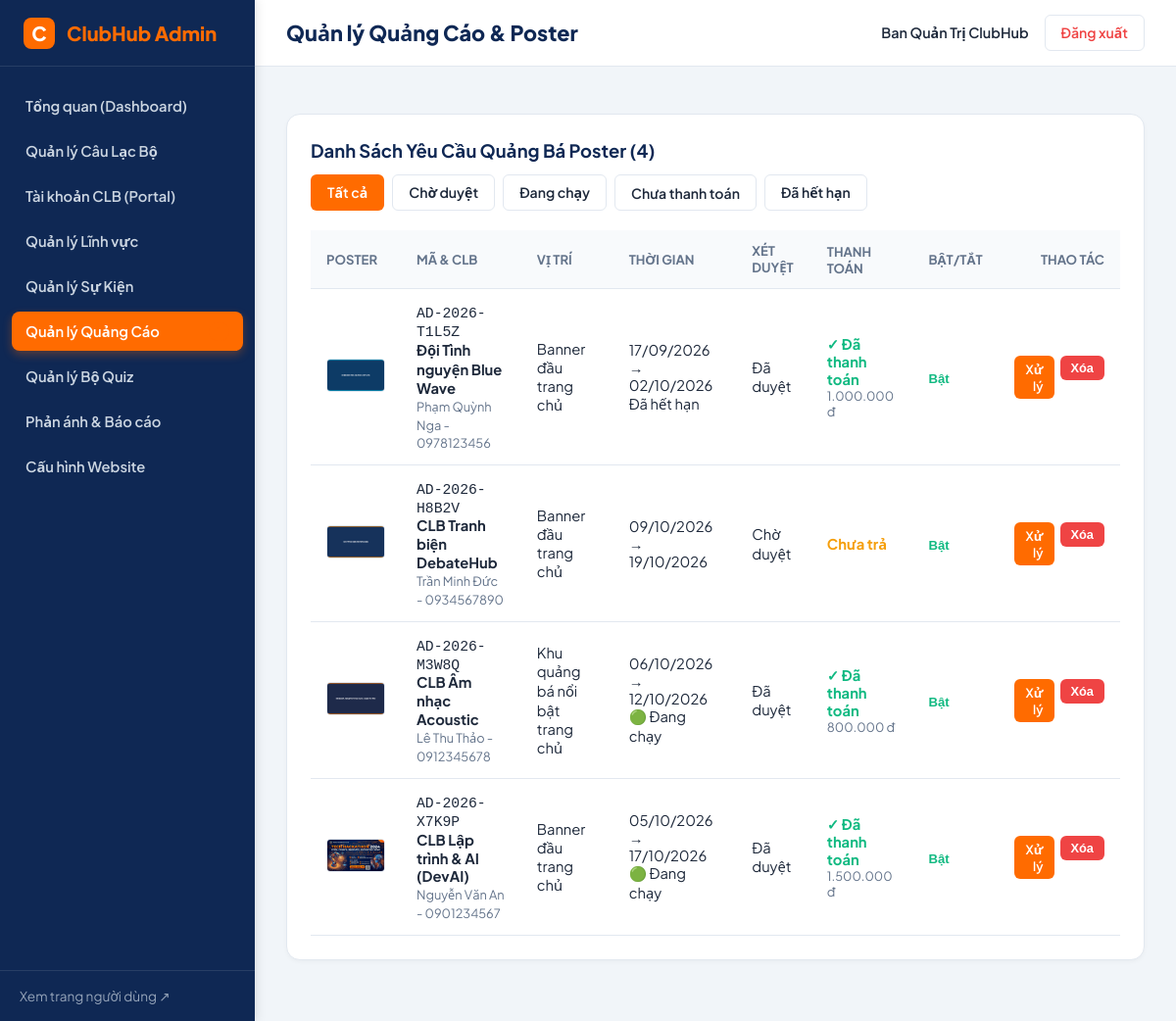
The app's page /admin/ads.php (signed in) with its own data.
### tables this page shows
CREATE TABLE IF NOT EXISTS `ad_requests` (
  `id` INT AUTO_INCREMENT PRIMARY KEY,
  `tracking_code` VARCHAR(30) NOT NULL UNIQUE,
  `club_name` VARCHAR(150) NOT NULL,
  `contact_name` VARCHAR(100) NOT NULL,
  `email` VARCHAR(100) NOT NULL,
  `phone` VARCHAR(30) NOT NULL,
  `poster_image` VARCHAR(255) NOT NULL,
  `destination_url` VARCHAR(500) NOT NULL,
  `placement_code` VARCHAR(50) NOT NULL,
  `start_date` DATE NOT NULL,
  `end_date` DATE NOT NULL,
  `notes` TEXT DEFAULT NULL,
  `consent_agreed` TINYINT(1) NOT NULL DEFAULT 1,
  `quote_amount` DECIMAL(12, 0) DEFAULT 0,
  `payment_status` ENUM('unpaid', 'paid', 'refunded') NOT NULL DEFAULT 'unpaid',
  `approval_status` ENUM('pending', 'approved', 'rejected') NOT NULL DEFAULT 'pending',
  `admin_notes` TEXT DEFAULT NULL,
  `is_enabled` TINYINT(1) NOT NULL DEFAULT 1,
  `created_at` DATETIME NOT NULL DEFAULT CURRENT_TIMESTAMP,
  `updated_at` DATETIME NOT NULL DEFAULT CURRENT_TIMESTAMP ON UPDATE CURRENT_TIMESTAMP,
  CONSTRAINT `fk_ads_placement` FOREIGN KEY (`placement_code`) REFERENCES `ad_placements` (`code`) ON DELETE RESTRICT ON UPDATE CASCADE,
  INDEX `idx_ads_active_display` (`approval_status`, `payment_status`, `is_enabled`, `start_date`, `end_date`)
);

CREATE TABLE IF NOT EXISTS `ad_placements` (
  `code` VARCHAR(50) PRIMARY KEY,
  `name` VARCHAR(100) NOT NULL,
  `description` VARCHAR(255) DEFAULT NULL,
  `max_slots` INT NOT NULL DEFAULT 3 COMMENT 'Số lượng banner hiển thị luân phiên tối đa',
  `price_per_day` DECIMAL(12, 0) NOT NULL DEFAULT 0,
  `is_active` TINYINT(1) NOT NULL DEFAULT 1
);

### includes/functions.php (called while the page is built, shortened)
<?php
function e(?string $string): string {
    return htmlspecialchars((string)$string, ENT_QUOTES, 'UTF-8');
}
function url(string $path = ''): string {
    $path = ltrim($path, '/');
    return BASE_URL . ($path !== '' ? '/' . $path : '');
}
function upload_url(?string $path, string $default_placeholder = ''): string {
    return url(ltrim($path, '/'));
}
function format_date_vn(?string $date_string, bool $include_time = false): string {
    try {
        $date = new DateTime($date_string);
        return $include_time ? $date->format('H:i, d/m/Y') : $date->format('d/m/Y');
    } catch (Exception $e) {
        return $date_string;
    }
}
function format_money_vn($amount): string {
    return number_format((float)$amount, 0, ',', '.') . ' đ';
}

### admin/ads.php (the view, shortened to what this page needs)
<?php
require_once __DIR__ . '/../includes/functions.php';
$db = get_db_connection();
$filter_status = $_GET['status'] ?? 'all';
$where = ["1=1"];
$where_sql = implode(" AND ", $where);
$all_requests = $db->query("
    SELECT r.*, p.name as placement_name, p.max_slots
    FROM ad_requests r
    JOIN ad_placements p ON r.placement_code = p.code
    WHERE {$where_sql}
    ORDER BY r.id DESC
")->fetchAll();
include __DIR__ . '/includes/admin_header.php';
?>
<div class="admin-card">
  <div class="admin-card-header">
    <h2 class="admin-card-title">Danh Sách Yêu Cầu Quảng Bá Poster (<?= count($all_requests) ?>)</h2>
    <div style="display: flex; gap: 8px; flex-wrap: wrap;">
      <a href="<?= url('admin/ads.php?status=all') ?>" class="btn-admin <?= $filter_status === 'all' ? 'btn-admin-primary' : 'btn-admin-outline' ?>">Tất cả</a>
      <a href="<?= url('admin/ads.php?status=pending') ?>" class="btn-admin <?= $filter_status === 'pending' ? 'btn-admin-primary' : 'btn-admin-outline' ?>">Chờ duyệt</a>
      <a href="<?= url('admin/ads.php?status=running') ?>" class="btn-admin <?= $filter_status === 'running' ? 'btn-admin-primary' : 'btn-admin-outline' ?>">Đang chạy</a>
      <a href="<?= url('admin/ads.php?status=unpaid') ?>" class="btn-admin <?= $filter_status === 'unpaid' ? 'btn-admin-primary' : 'btn-admin-outline' ?>">Chưa thanh toán</a>
      <a href="<?= url('admin/ads.php?status=expired') ?>" class="btn-admin <?= $filter_status === 'expired' ? 'btn-admin-primary' : 'btn-admin-outline' ?>">Đã hết hạn</a>
    </div>
  </div>
  <?php if (!empty($all_requests)): ?>
    <table class="admin-table">
      <thead>
        <tr>
          <th>Poster</th>
          <th>Mã & CLB</th>
          <th>Vị trí</th>
          <th>Thời gian</th>
          <th>Xét duyệt</th>
          <th>Thanh toán</th>
          <th>Bật/Tắt</th>
          <th style="text-align: right;">Thao tác</th>
        </tr>
      </thead>
      <tbody>
        <?php foreach ($all_requests as $ad): ?>
          <?php
            $today = date('Y-m-d');
            $is_running = ($ad['approval_status'] === 'approved' && $ad['payment_status'] === 'paid' && $ad['is_enabled'] == 1 && $ad['start_date'] <= $today && $ad['end_date'] >= $today);
            $is_expired = ($ad['end_date'] < $today);
          ?>
          <tr>
            <td style="width: 70px;">
              <img src="<?= upload_url($ad['poster_image']) ?>" alt="" style="width: 60px; height: 34px; object-fit: cover; border-radius: 4px; border: 1px solid var(--admin-border);">
            </td>
            <td>
              <code><?= e($ad['tracking_code']) ?></code><br>
              <strong><?= e($ad['club_name']) ?></strong><br>
              <span style="font-size: 0.8rem; color: var(--admin-text-muted);"><?= e($ad['contact_name']) ?> - <?= e($ad['phone']) ?></span>
            </td>
            <td>
              <?= e($ad['placement_name']) ?>
            </td>
            <td>
              <?= format_date_vn($ad['start_date']) ?> &rarr; <?= format_date_vn($ad['end_date']) ?><br>
              <?php if ($is_running): ?>
                <span class="badge badge-open">🟢 Đang chạy</span>
              <?php elseif ($is_expired): ?>
                <span class="badge badge-closed">Đã hết hạn</span>
              <?php endif; ?>
            </td>
            <td>
              <?php if ($ad['approval_status'] === 'approved'): ?>
                <span class="badge badge-open">Đã duyệt</span>
              <?php elseif ($ad['approval_status'] === 'rejected'): ?>
                <span class="badge badge-closed">Từ chối</span>
              <?php else: ?>
                <span class="badge badge-upcoming">Chờ duyệt</span>
              <?php endif; ?>
            </td>
            <td>
              <?php if ($ad['payment_status'] === 'paid'): ?>
                <span style="color: var(--admin-success); font-weight: 700;">✓ Đã thanh toán</span>
              <?php elseif ($ad['payment_status'] === 'refunded'): ?>
                <span style="color: var(--admin-text-muted);">Đã hoàn tiền</span>
              <?php else: ?>
                <span style="color: var(--admin-warning); font-weight: 700;">Chưa trả</span>
              <?php endif; ?>
              <?php if ($ad['quote_amount'] > 0): ?>
                <div style="font-size: 0.8rem; color: var(--admin-text-muted);"><?= format_money_vn($ad['quote_amount']) ?></div>
              <?php endif; ?>
            </td>
            <td>
              <form action="<?= url('admin/ads.php') ?>" method="POST" style="display: inline;">
                <button type="submit" style="background: none; border: none; cursor: pointer; font-size: 0.82rem; font-weight: 700; color: <?= $ad['is_enabled'] ? 'var(--admin-success)' : 'var(--admin-danger)' ?>;" title="Bấm để bật hoặc tạm dừng">
                  <?= $ad['is_enabled'] ? 'Bật' : 'Tạm dừng' ?>
                </button>
              </form>
            </td>
            <td style="text-align: right;">
              <div class="action-buttons" style="justify-content: flex-end;">
                <a href="<?= url('admin/ads.php?edit_id=' . $ad['id']) ?>" class="btn-admin btn-admin-primary" style="padding: 4px 10px; font-size: 0.8rem;">
                  Xử lý
                </a>
                <form action="<?= url('admin/ads.php') ?>" method="POST" style="display: inline;" class="btn-confirm-delete" data-confirm="Bạn có chắc chắn muốn xóa yêu cầu quảng cáo này không?">
                  <button type="submit" class="btn-admin btn-admin-danger" style="padding: 4px 10px; font-size: 0.8rem;">
                    Xóa
                  </button>
                </form>
              </div>
            </td>
          </tr>
        <?php endforeach; ?>
      </tbody>
    </table>
  <?php else: ?>
    <div style="text-align: center; padding: 40px; color: var(--admin-text-muted);">
      Không có yêu cầu quảng cáo nào trong mục này.
    </div>
  <?php endif; ?>
</div>
<?php include __DIR__ . '/includes/admin_footer.php'; ?>

### assets/css/admin.css (style rules this page uses)
:root { --admin-primary: #0F2854; --admin-primary-dark: #071733; --admin-accent: #FF6B00; --admin-sidebar-w: 260px; --admin-header-h: 68px; --admin-bg: #F1F5F9; --admin-card-bg: #FFFFFF; --admin-text: #1E293B; --admin-text-muted: #64748B; --admin-border: #E2E8F0; --admin-success: #10B981; --admin-warning: #F59E0B; --admin-danger: #EF4444; --admin-info: #0284C7; }
*, *::before, *::after { box-sizing: border-box; margin: 0; padding: 0; }
body { font-family: 'Plus Jakarta Sans', system-ui, sans-serif; background-color: var(--admin-bg); color: var(--admin-text); min-height: 100vh; display: flex; }
.admin-card { background-color: var(--admin-card-bg); border: 1px solid var(--admin-border); border-radius: 14px; padding: 24px; margin-bottom: 30px; box-shadow: 0 2px 4px rgba(0, 0, 0, 0.03); }
.admin-card-header { display: flex; align-items: center; justify-content: space-between; margin-bottom: 20px; flex-wrap: wrap; gap: 12px; }
.admin-card-title { font-size: 1.15rem; font-weight: 700; color: var(--admin-primary); }
.admin-table { width: 100%; border-collapse: collapse; text-align: left; font-size: 0.92rem; }
.admin-table th { padding: 12px 16px; background-color: #F8FAFC; border-bottom: 1px solid var(--admin-border); font-weight: 700; color: var(--admin-text-muted); font-size: 0.82rem; text-transform: uppercase; }
.admin-table td { padding: 14px 16px; border-bottom: 1px solid var(--admin-border); vertical-align: middle; }
.btn-admin { display: inline-flex; align-items: center; justify-content: center; gap: 6px; padding: 8px 16px; font-size: 0.88rem; font-weight: 600; border-radius: 6px; border: 1px solid transparent; cursor: pointer; text-decoration: none; transition: all 0.15s; }
.btn-admin-primary { background-color: var(--admin-accent); color: #FFFFFF; }
.btn-admin-danger { background-color: var(--admin-danger); color: #FFFFFF; }
.btn-admin-outline { border-color: var(--admin-border); background-color: transparent; color: var(--admin-text); }
.action-buttons { display: flex; gap: 6px; }

### records on screen
ad_requests: poster_image (picture), tracking_code "AD-2026-T1L5Z", club_name "Đội Tình nguyện Blue Wave", contact_name "Phạm Quỳnh Nga", phone "0978123456", placement_code.name "Banner đầu trang chủ", start_date "17/09/2026", end_date "02/10/2026", approval_status "Đã hết hạn", payment_status "✓ Đã thanh toán", quote_amount "1.000.000 đ", is_enabled "Bật"
ad_requests: poster_image (picture), tracking_code "AD-2026-H8B2V", club_name "CLB Tranh biện DebateHub", contact_name "Trần Minh Đức", phone "0934567890", placement_code.name "Banner đầu trang chủ", start_date "09/10/2026", end_date "19/10/2026", approval_status "Chờ duyệt", payment_status "Chưa trả", is_enabled "Bật"
ad_requests: poster_image (picture), tracking_code "AD-2026-M3W8Q", club_name "CLB Âm nhạc Acoustic", contact_name "Lê Thu Thảo", phone "0912345678", placement_code.name "Khu quảng bá nổi bật trang chủ", start_date "06/10/2026", end_date "12/10/2026", approval_status "🟢 Đang chạy", payment_status "✓ Đã thanh toán", quote_amount "800.000 đ", is_enabled "Bật"
ad_requests: poster_image (picture), tracking_code "AD-2026-X7K9P", club_name "CLB Lập trình & AI (DevAI)", contact_name "Nguyễn Văn An", phone "0901234567", placement_code.name "Banner đầu trang chủ", start_date "05/10/2026", end_date "17/10/2026", approval_status "🟢 Đang chạy", payment_status "✓ Đã thanh toán", quote_amount "1.500.000 đ", is_enabled "Bật"

### other values on screen
$page_title "Quản lý Quảng Cáo & Poster"
$admin_user['full_name'] "Ban Quản Trị ClubHub"
count($all_requests) "4"
